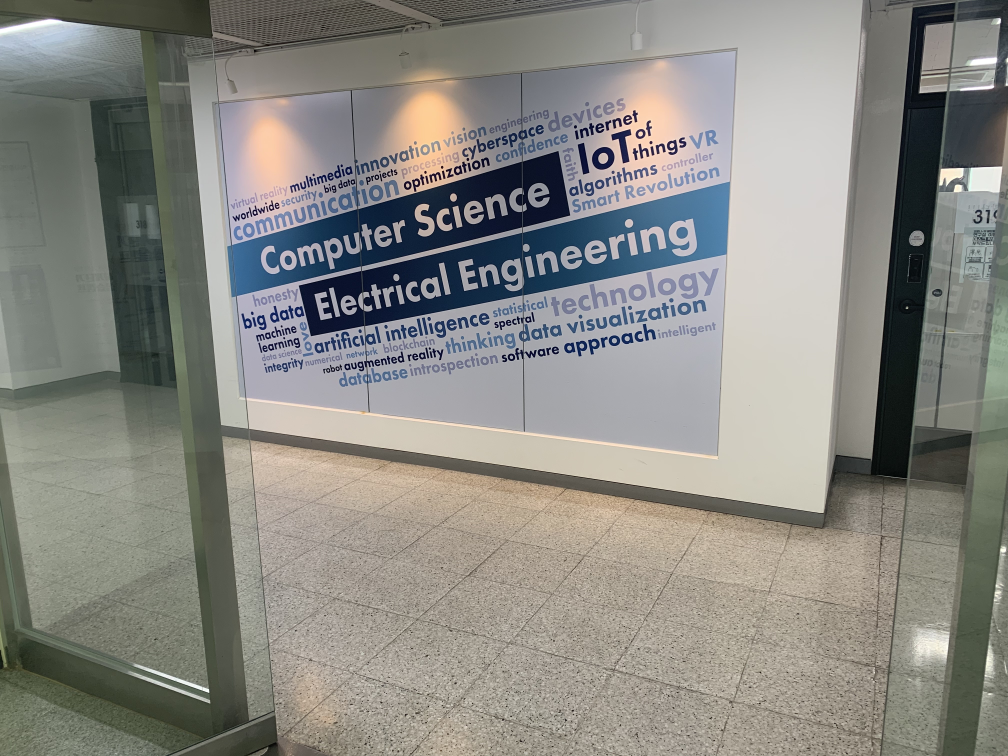
//> input picture opencv-setup/build/assets/input.jpg, 4032 x 3024 px, given in place of Project2_video.mp4, which was not available (shown at 1/4 size)
$ ./main   (built with g++ and OpenCV 4)
//> lines starting //> are read from the running program, lines starting //| are printed output that depends on the picture; pictures that were not available may be replaced by others from this repository, and a replacement may not be noted
#include <opencv2/opencv.hpp>
#include <iostream>
#include <vector>

using namespace cv;
using namespace std;

int main() {
    Mat frame, bg_diff, obj_diff, bg_frame, obj_frame, canny_output;
    VideoCapture cap;

    // Variables for line detection
    float rho, theta, a, b, x0, y0, total_rho, total_theta;
    Point p1, p2;
    vector<Vec2f> lines;

    // Pixel count for background and object differences
    int bg_pixelCount, obj_pixelCount;
    bool moving_detected = false;
    double moving_detected_time = 0;
    bool line_detected = false;
    double line_detected_time = 0;

    // Region of Interest (ROI)
    Rect bg_rect(100, 100, 600, 100);
    Rect obj_rect(260, 250, 200, 180);
    Rect line_detect_rect(260, 250, 200, 180);

    if (!cap.open("Project2_video.mp4")) {
        cout << "no such file!" << endl;
        waitKey(0);
        return -1;
    }

    int fps = cap.get(CAP_PROP_FPS);
    double last_update_time = 0;

    while (1) {
        cap >> frame;
//> frame is the input picture: 3024 rows x 4032 cols, CV_8UC3; mean B, G, R 131.5, 136.9, 137.6
        if (frame.empty()) {
            cout << "end of video" << endl;
            break;
        }

        // ROI frames for background and object
        Mat bg_roi_frame = frame(bg_rect);
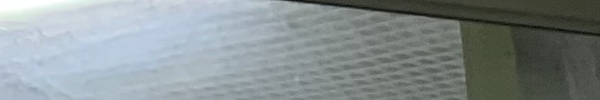
//> bg_roi_frame: 100 rows x 600 cols, CV_8UC3; mean B, G, R 145.4, 144.1, 135.1
        Mat obj_roi_frame = frame(obj_rect);
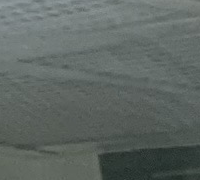
//> obj_roi_frame: 180 rows x 200 cols, CV_8UC3; mean B, G, R 98.8, 102.5, 94.2

        double current_time = (double)getTickCount() / getTickFrequency();

        // Update background and object frames every 2 seconds
        if (current_time - last_update_time >= 2.0) {
            bg_frame = bg_roi_frame.clone();
            obj_frame = obj_roi_frame.clone();
            last_update_time = current_time;
        }

        // Ensure frame sizes match
        if (bg_frame.size() != bg_roi_frame.size() || obj_frame.size() != obj_roi_frame.size()) {
            cerr << "Error: Size mismatch between frames." << endl;
            break;
        }

        // Background subtraction and thresholding for background ROI
        absdiff(bg_frame, bg_roi_frame, bg_diff);
//> bg_diff: 100 rows x 600 cols, CV_8UC3; every value is 0
        cvtColor(bg_diff, bg_diff, COLOR_BGR2GRAY);
//> bg_diff: 100 rows x 600 cols, CV_8UC1; every value is 0
        threshold(bg_diff, bg_diff, 50, 255, THRESH_BINARY);

        // Background subtraction and thresholding for object ROI
        absdiff(obj_frame, obj_roi_frame, obj_diff);
//> obj_diff: 180 rows x 200 cols, CV_8UC3; every value is 0
        cvtColor(obj_diff, obj_diff, COLOR_BGR2GRAY);
//> obj_diff: 180 rows x 200 cols, CV_8UC1; every value is 0
        threshold(obj_diff, obj_diff, 50, 255, THRESH_BINARY);

        // Front car movement detection (Foreground object movement detection)
        bg_pixelCount = countNonZero(bg_diff); // Difference in background ROI
//> bg_pixelCount = 0
        obj_pixelCount = countNonZero(obj_diff); // Difference in object ROI
//> obj_pixelCount = 0

        // If object movement is detected, display "Start Moving!"
        if (bg_pixelCount < 4000 && obj_pixelCount > 9000 && !moving_detected) {
            moving_detected = true;
            moving_detected_time = current_time; // Record the time movement was detected
        }

        // Display "Start Moving!" if the front car moves
        if (moving_detected) {
            if (current_time - moving_detected_time < 5) {
                putText(frame, "Start Moving!", Point(50, 100), FONT_HERSHEY_SIMPLEX, 1, Scalar(0, 255, 0), 2);
            } else {
                moving_detected = false;
            }
        }

        // Lane change detection (Line detection for lane change)
        Mat line_roi_frame = frame(line_detect_rect);
        cvtColor(line_roi_frame, line_roi_frame, COLOR_BGR2GRAY);
        blur(line_roi_frame, line_roi_frame, Size(5, 5));
        GaussianBlur(line_roi_frame, line_roi_frame, Size(15, 15), 2.5);
        Canny(line_roi_frame, canny_output,  200, 225, 5);
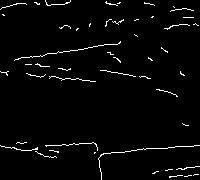
//> canny_output: 180 rows x 200 cols, CV_8UC1; 2.7% white in thin lines or dots

        // Use HoughLines to detect lines in the ROI
        HoughLines(canny_output, lines, 1, CV_PI / 180, 70, 0, 0, CV_PI / 180 * -20, CV_PI / 180 * 20);
//> lines = empty

        // If lines are detected, draw them on the frame
        if (!lines.empty()) {
            total_rho = 0;
            total_theta = 0;
            for (int i = 0; i < lines.size(); i++) {
                rho = lines[i][0];
                theta = lines[i][1];

                total_rho += rho;
                total_theta += theta;
            }
            total_rho /= lines.size();
            total_theta /= lines.size();

            a = cos(total_theta);
            b = sin(total_theta);
            x0 = a * total_rho;
            y0 = b * total_rho;

            p1 = Point(cvRound(x0 + 1000 * (-b)) + line_detect_rect.x, cvRound(y0 + 1000 * a) + line_detect_rect.y);
            p2 = Point(cvRound(x0 - 1000 * (-b)) + line_detect_rect.x, cvRound(y0 - 1000 * a) + line_detect_rect.y);

            line_detected = true;
            line_detected_time = (double)getTickCount() / getTickFrequency();
        }

        // Display "Lane departure!" for 5 seconds if a lane change is detected
        if (line_detected) {
            double current_time = (double)getTickCount() / getTickFrequency();
            if (current_time - line_detected_time < 5) {
                putText(frame, "Lane departure!", Point(50, 50), FONT_HERSHEY_SIMPLEX, 1, Scalar(0, 0, 255), 2);
            } else {
                line_detected = false;
            }
        }

        // Display the window
        imshow("Project2", frame);

        char key = (char)waitKey(1000 / fps);
//> the Esc key is pressed
        if (key == 27) {
            break;
        }
    }

    cap.release();
    destroyAllWindows();

    return 0;
}

$ run again, on opencv-setup/build/assets/query.jpg
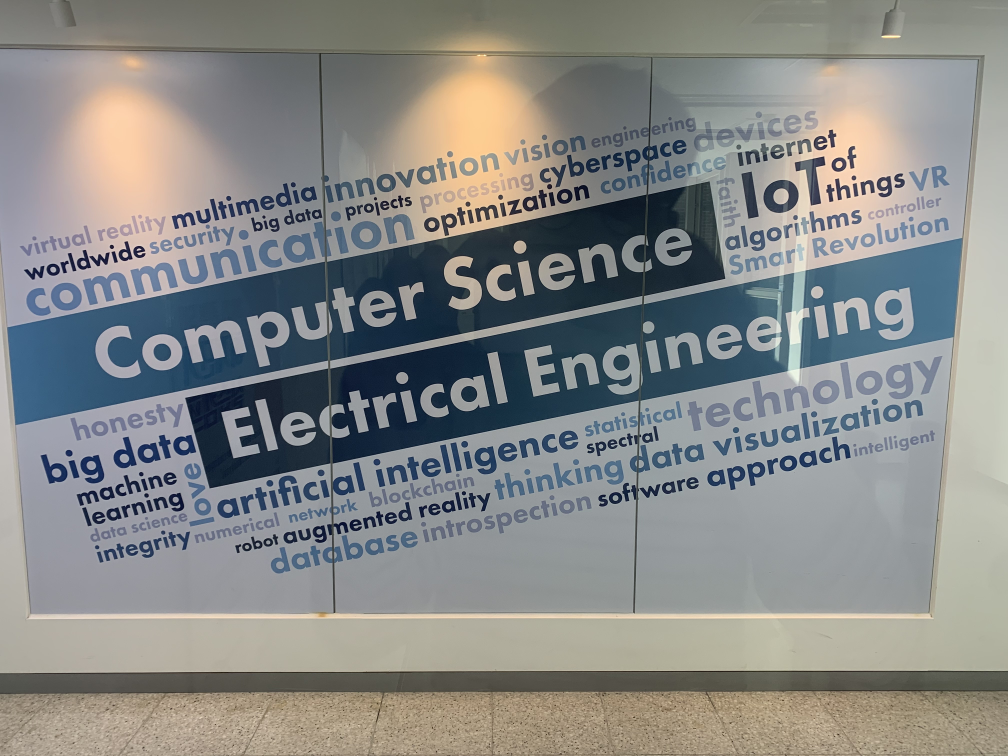
//> input picture opencv-setup/build/assets/query.jpg, 4032 x 3024 px, given in place of Project2_video.mp4, which was not available (shown at 1/4 size)
//> frame is the input picture: 3024 rows x 4032 cols, CV_8UC3; mean B, G, R 135.4, 136.8, 135.3
//> `Mat obj_roi_frame = frame(obj_rect);`:
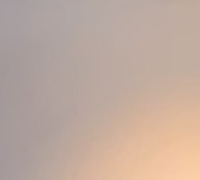
//> obj_roi_frame: 180 rows x 200 cols, CV_8UC3; mean B, G, R 158.7, 170.5, 191.4
//> bg_pixelCount = 0
//> `cvtColor(line_roi_frame, line_roi_frame, COLOR_BGR2GRAY);`:
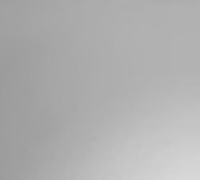
//> line_roi_frame: 180 rows x 200 cols, CV_8UC1; min 154, max 216, mean 175.4
//> lines = empty
